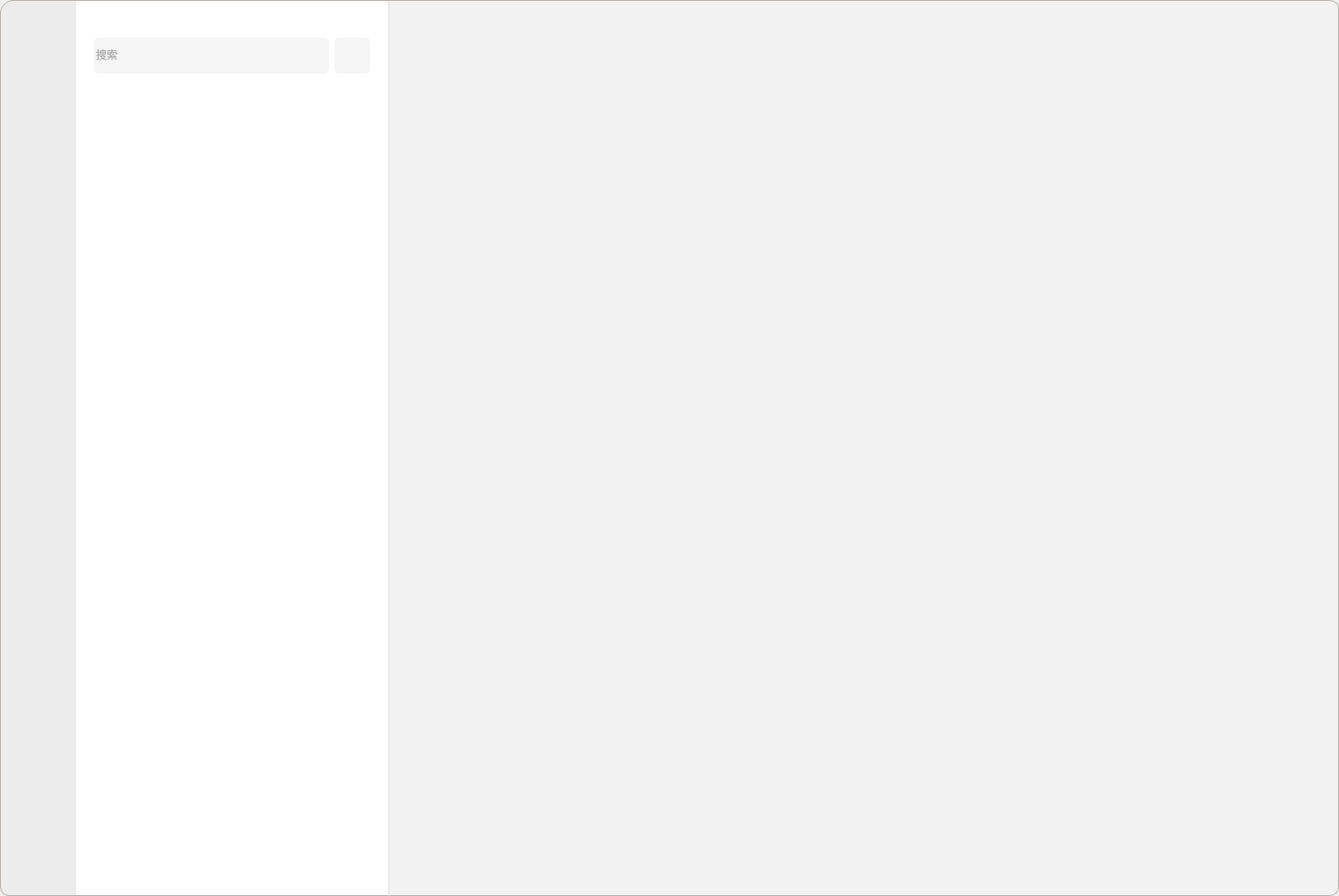
<?xml version="1.0" encoding="UTF-8"?>
<ui version="4.0">
 <class>MainWindow</class>
 <widget class="QMainWindow" name="MainWindow">
  <property name="enabled">
   <bool>true</bool>
  </property>
  <property name="geometry">
   <rect>
    <x>0</x>
    <y>0</y>
    <width>1494</width>
    <height>1000</height>
   </rect>
  </property>
  <property name="minimumSize">
   <size>
    <width>800</width>
    <height>300</height>
   </size>
  </property>
  <property name="maximumSize">
   <size>
    <width>16777215</width>
    <height>16777215</height>
   </size>
  </property>
  <property name="windowTitle">
   <string>MainWindow</string>
  </property>
  <property name="windowIcon">
   <iconset resource="icons.qrc">
    <normaloff>:/imgs/head_icon1.jpg</normaloff>:/imgs/head_icon1.jpg</iconset>
  </property>
  <property name="styleSheet">
   <string notr="true"/>
  </property>
  <widget class="QWidget" name="centralwidget">
   <property name="styleSheet">
    <string notr="true"/>
   </property>
   <layout class="QHBoxLayout" name="horizontalLayout">
    <property name="spacing">
     <number>0</number>
    </property>
    <property name="leftMargin">
     <number>0</number>
    </property>
    <property name="topMargin">
     <number>0</number>
    </property>
    <property name="rightMargin">
     <number>0</number>
    </property>
    <property name="bottomMargin">
     <number>0</number>
    </property>
    <item>
     <widget class="QWidget" name="widgetLeft" native="true">
      <property name="sizePolicy">
       <sizepolicy hsizetype="Expanding" vsizetype="Expanding">
        <horstretch>0</horstretch>
        <verstretch>0</verstretch>
       </sizepolicy>
      </property>
      <property name="minimumSize">
       <size>
        <width>85</width>
        <height>300</height>
       </size>
      </property>
      <property name="maximumSize">
       <size>
        <width>85</width>
        <height>16777215</height>
       </size>
      </property>
      <property name="styleSheet">
       <string notr="true">QWidget#widgetLeft{
	background-color: transparent;
}
</string>
      </property>
      <layout class="QVBoxLayout" name="verticalLayout_4">
       <property name="spacing">
        <number>0</number>
       </property>
       <property name="leftMargin">
        <number>0</number>
       </property>
       <property name="topMargin">
        <number>0</number>
       </property>
       <property name="rightMargin">
        <number>0</number>
       </property>
       <property name="bottomMargin">
        <number>0</number>
       </property>
       <item>
        <widget class="QWidget" name="widgetLeftTop" native="true">
         <property name="sizePolicy">
          <sizepolicy hsizetype="Expanding" vsizetype="Expanding">
           <horstretch>0</horstretch>
           <verstretch>0</verstretch>
          </sizepolicy>
         </property>
         <property name="styleSheet">
          <string notr="true">QToolButton{
	background-color:transparent;
	border:none;
}
QToolButton:hover{
	background-color:rgb(242, 242, 242);
	border:none;
}
QWidget#widgetLeftTop
{
	background-color: rgba(235, 235, 235, 200);
	border-top: 1px solid rgb(181,175,168);
	border-left: 1px solid rgb(181,175,168);
	border-top-left-radius: 15px;
}</string>
         </property>
         <layout class="QVBoxLayout" name="verticalLayout_2">
          <property name="spacing">
           <number>12</number>
          </property>
          <property name="leftMargin">
           <number>14</number>
          </property>
          <item>
           <spacer name="verticalSpacer_4">
            <property name="orientation">
             <enum>Qt::Vertical</enum>
            </property>
            <property name="sizeType">
             <enum>QSizePolicy::Preferred</enum>
            </property>
            <property name="sizeHint" stdset="0">
             <size>
              <width>20</width>
              <height>25</height>
             </size>
            </property>
           </spacer>
          </item>
          <item>
           <widget class="roundedLabel" name="labelUserAvatar">
            <property name="minimumSize">
             <size>
              <width>56</width>
              <height>56</height>
             </size>
            </property>
            <property name="maximumSize">
             <size>
              <width>56</width>
              <height>56</height>
             </size>
            </property>
            <property name="sizeIncrement">
             <size>
              <width>0</width>
              <height>0</height>
             </size>
            </property>
            <property name="styleSheet">
             <string notr="true"/>
            </property>
            <property name="text">
             <string/>
            </property>
            <property name="pixmap">
             <pixmap resource="icons.qrc">:/imgs/head_icon1.jpg</pixmap>
            </property>
            <property name="scaledContents">
             <bool>true</bool>
            </property>
           </widget>
          </item>
          <item>
           <spacer name="verticalSpacer_2">
            <property name="orientation">
             <enum>Qt::Vertical</enum>
            </property>
            <property name="sizeType">
             <enum>QSizePolicy::Preferred</enum>
            </property>
            <property name="sizeHint" stdset="0">
             <size>
              <width>20</width>
              <height>25</height>
             </size>
            </property>
           </spacer>
          </item>
          <item>
           <widget class="QToolButton" name="toolButtonMsg">
            <property name="minimumSize">
             <size>
              <width>55</width>
              <height>55</height>
             </size>
            </property>
            <property name="styleSheet">
             <string notr="true">QToolButton:hover{
	background-position: center;
	background-repeat: no-repeat;
	width:35px;
	height:35px;
}</string>
            </property>
            <property name="text">
             <string/>
            </property>
            <property name="icon">
             <iconset resource="icons.qrc">
              <normaloff>:/imgs/nav_message_normal_24.svg</normaloff>:/imgs/nav_message_normal_24.svg</iconset>
            </property>
            <property name="iconSize">
             <size>
              <width>35</width>
              <height>35</height>
             </size>
            </property>
            <property name="checkable">
             <bool>false</bool>
            </property>
            <property name="popupMode">
             <enum>QToolButton::DelayedPopup</enum>
            </property>
            <property name="autoRaise">
             <bool>false</bool>
            </property>
           </widget>
          </item>
          <item>
           <widget class="QToolButton" name="toolButtonFriend">
            <property name="minimumSize">
             <size>
              <width>55</width>
              <height>55</height>
             </size>
            </property>
            <property name="text">
             <string/>
            </property>
            <property name="icon">
             <iconset resource="icons.qrc">
              <normaloff>:/imgs/nav_contact_normal_24.svg</normaloff>:/imgs/nav_contact_normal_24.svg</iconset>
            </property>
            <property name="iconSize">
             <size>
              <width>35</width>
              <height>35</height>
             </size>
            </property>
            <property name="checkable">
             <bool>false</bool>
            </property>
            <property name="popupMode">
             <enum>QToolButton::DelayedPopup</enum>
            </property>
            <property name="autoRaise">
             <bool>false</bool>
            </property>
           </widget>
          </item>
          <item>
           <widget class="QToolButton" name="toolButton_3">
            <property name="minimumSize">
             <size>
              <width>55</width>
              <height>55</height>
             </size>
            </property>
            <property name="text">
             <string/>
            </property>
            <property name="icon">
             <iconset resource="icons.qrc">
              <normaloff>:/imgs/nav_qq_zone_normal_16.svg</normaloff>:/imgs/nav_qq_zone_normal_16.svg</iconset>
            </property>
            <property name="iconSize">
             <size>
              <width>35</width>
              <height>35</height>
             </size>
            </property>
           </widget>
          </item>
          <item>
           <widget class="QToolButton" name="toolButton_4">
            <property name="minimumSize">
             <size>
              <width>55</width>
              <height>55</height>
             </size>
            </property>
            <property name="text">
             <string/>
            </property>
            <property name="icon">
             <iconset resource="icons.qrc">
              <normaloff>:/imgs/nav_channel_normal_16.svg</normaloff>:/imgs/nav_channel_normal_16.svg</iconset>
            </property>
            <property name="iconSize">
             <size>
              <width>35</width>
              <height>35</height>
             </size>
            </property>
           </widget>
          </item>
          <item>
           <widget class="QToolButton" name="toolButton_5">
            <property name="minimumSize">
             <size>
              <width>55</width>
              <height>55</height>
             </size>
            </property>
            <property name="text">
             <string/>
            </property>
            <property name="icon">
             <iconset resource="icons.qrc">
              <normaloff>:/imgs/nav_game_normal_16.svg</normaloff>:/imgs/nav_game_normal_16.svg</iconset>
            </property>
            <property name="iconSize">
             <size>
              <width>35</width>
              <height>35</height>
             </size>
            </property>
           </widget>
          </item>
          <item>
           <widget class="QToolButton" name="toolButton_6">
            <property name="minimumSize">
             <size>
              <width>55</width>
              <height>55</height>
             </size>
            </property>
            <property name="text">
             <string/>
            </property>
            <property name="icon">
             <iconset resource="icons.qrc">
              <normaloff>:/imgs/nav_qqvideo_normal_24.svg</normaloff>:/imgs/nav_qqvideo_normal_24.svg</iconset>
            </property>
            <property name="iconSize">
             <size>
              <width>35</width>
              <height>35</height>
             </size>
            </property>
           </widget>
          </item>
          <item>
           <widget class="QToolButton" name="toolButton_7">
            <property name="minimumSize">
             <size>
              <width>55</width>
              <height>55</height>
             </size>
            </property>
            <property name="text">
             <string/>
            </property>
            <property name="icon">
             <iconset resource="icons.qrc">
              <normaloff>:/imgs/nav_application_normal_24.svg</normaloff>:/imgs/nav_application_normal_24.svg</iconset>
            </property>
            <property name="iconSize">
             <size>
              <width>35</width>
              <height>35</height>
             </size>
            </property>
           </widget>
          </item>
         </layout>
        </widget>
       </item>
       <item>
        <widget class="QWidget" name="widgetLeftBottom" native="true">
         <property name="sizePolicy">
          <sizepolicy hsizetype="Expanding" vsizetype="Expanding">
           <horstretch>0</horstretch>
           <verstretch>0</verstretch>
          </sizepolicy>
         </property>
         <property name="styleSheet">
          <string notr="true">QToolButton{
	background-color:transparent;
	border:none;
}
QToolButton:hover{
	border:none;
}
QWidget#widgetLeftBottom{
	border-left: 1px solid rgb(181,175,168);
	border-bottom: 1px solid rgb(181,175,168);
	border-bottom-left-radius: 10px;
	background-color: rgba(235, 235, 235, 200);
}</string>
         </property>
         <layout class="QVBoxLayout" name="verticalLayout_3">
          <property name="leftMargin">
           <number>14</number>
          </property>
          <item>
           <spacer name="verticalSpacer_5">
            <property name="orientation">
             <enum>Qt::Vertical</enum>
            </property>
            <property name="sizeHint" stdset="0">
             <size>
              <width>20</width>
              <height>40</height>
             </size>
            </property>
           </spacer>
          </item>
          <item>
           <widget class="QToolButton" name="toolButton_8">
            <property name="minimumSize">
             <size>
              <width>55</width>
              <height>55</height>
             </size>
            </property>
            <property name="text">
             <string/>
            </property>
            <property name="icon">
             <iconset resource="icons.qrc">
              <normaloff>:/imgs/channel_mail_24.svg</normaloff>:/imgs/channel_mail_24.svg</iconset>
            </property>
            <property name="iconSize">
             <size>
              <width>35</width>
              <height>35</height>
             </size>
            </property>
           </widget>
          </item>
          <item>
           <widget class="QToolButton" name="toolButton_10">
            <property name="minimumSize">
             <size>
              <width>55</width>
              <height>55</height>
             </size>
            </property>
            <property name="text">
             <string/>
            </property>
            <property name="icon">
             <iconset resource="icons.qrc">
              <normaloff>:/imgs/folder_24.svg</normaloff>:/imgs/folder_24.svg</iconset>
            </property>
            <property name="iconSize">
             <size>
              <width>35</width>
              <height>35</height>
             </size>
            </property>
           </widget>
          </item>
          <item>
           <widget class="QToolButton" name="toolButton_11">
            <property name="minimumSize">
             <size>
              <width>55</width>
              <height>55</height>
             </size>
            </property>
            <property name="text">
             <string/>
            </property>
            <property name="icon">
             <iconset resource="icons.qrc">
              <normaloff>:/imgs/CoachMark.svg</normaloff>:/imgs/CoachMark.svg</iconset>
            </property>
            <property name="iconSize">
             <size>
              <width>35</width>
              <height>35</height>
             </size>
            </property>
           </widget>
          </item>
          <item>
           <widget class="QToolButton" name="toolButton_9">
            <property name="minimumSize">
             <size>
              <width>55</width>
              <height>55</height>
             </size>
            </property>
            <property name="text">
             <string/>
            </property>
            <property name="icon">
             <iconset resource="icons.qrc">
              <normaloff>:/imgs/More.svg</normaloff>:/imgs/More.svg</iconset>
            </property>
            <property name="iconSize">
             <size>
              <width>35</width>
              <height>35</height>
             </size>
            </property>
           </widget>
          </item>
         </layout>
        </widget>
       </item>
      </layout>
     </widget>
    </item>
    <item>
     <widget class="QWidget" name="widgetMid" native="true">
      <property name="minimumSize">
       <size>
        <width>350</width>
        <height>300</height>
       </size>
      </property>
      <property name="maximumSize">
       <size>
        <width>350</width>
        <height>16777215</height>
       </size>
      </property>
      <property name="styleSheet">
       <string notr="true">background-color: rgb(255, 255, 255);
</string>
      </property>
      <layout class="QVBoxLayout" name="verticalLayout">
       <property name="spacing">
        <number>0</number>
       </property>
       <property name="leftMargin">
        <number>0</number>
       </property>
       <property name="topMargin">
        <number>0</number>
       </property>
       <property name="rightMargin">
        <number>0</number>
       </property>
       <property name="bottomMargin">
        <number>0</number>
       </property>
       <item>
        <widget class="QWidget" name="widgetMidTop" native="true">
         <property name="styleSheet">
          <string notr="true">QWidget#widgetMidTop{
	border-top: 1px solid rgb(181,175,168);
	border-right:2px solid rgb(233,233,233);
	border-bottom:2px solid rgb(233,233,233);
}</string>
         </property>
         <layout class="QVBoxLayout" name="verticalLayout_7">
          <property name="spacing">
           <number>0</number>
          </property>
          <property name="leftMargin">
           <number>0</number>
          </property>
          <property name="topMargin">
           <number>1</number>
          </property>
          <property name="rightMargin">
           <number>2</number>
          </property>
          <property name="bottomMargin">
           <number>0</number>
          </property>
          <item>
           <widget class="QWidget" name="widgetx" native="true">
            <property name="minimumSize">
             <size>
              <width>0</width>
              <height>95</height>
             </size>
            </property>
            <property name="maximumSize">
             <size>
              <width>16777215</width>
              <height>95</height>
             </size>
            </property>
            <property name="styleSheet">
             <string notr="true">background-color: rgb(255, 255, 255);
QWidget#widgetx{
	border-bottom:2px solid rgb(233,233,233);
}</string>
            </property>
            <layout class="QHBoxLayout" name="horizontalLayout_2">
             <property name="leftMargin">
              <number>20</number>
             </property>
             <property name="topMargin">
              <number>37</number>
             </property>
             <property name="rightMargin">
              <number>20</number>
             </property>
             <item>
              <widget class="QLineEdit" name="lineEditSearch">
               <property name="minimumSize">
                <size>
                 <width>244</width>
                 <height>40</height>
                </size>
               </property>
               <property name="font">
                <font>
                 <family>Microsoft YaHei</family>
                </font>
               </property>
               <property name="styleSheet">
                <string notr="true">color:rgb(170,170,170);
background-color: rgb(245,245,245);
border:none;
border-radius:5px</string>
               </property>
               <property name="text">
                <string>搜索</string>
               </property>
              </widget>
             </item>
             <item>
              <widget class="QToolButton" name="btnAdd">
               <property name="minimumSize">
                <size>
                 <width>40</width>
                 <height>40</height>
                </size>
               </property>
               <property name="styleSheet">
                <string notr="true">background-color: rgb(245,245,245);
border:none;
border-radius:5px;</string>
               </property>
               <property name="text">
                <string/>
               </property>
               <property name="icon">
                <iconset resource="icons.qrc">
                 <normaloff>:/imgs/add_24.svg</normaloff>:/imgs/add_24.svg</iconset>
               </property>
               <property name="iconSize">
                <size>
                 <width>16</width>
                 <height>16</height>
                </size>
               </property>
              </widget>
             </item>
            </layout>
           </widget>
          </item>
         </layout>
        </widget>
       </item>
       <item>
        <widget class="QWidget" name="widgetMidBottom" native="true">
         <property name="styleSheet">
          <string notr="true">QWidget#widgetMidBottom{
	border-bottom: 1px solid rgb(181,175,168);
	border-right: 2px solid rgb(233,233,233)
}</string>
         </property>
         <layout class="QVBoxLayout" name="verticalLayout_6">
          <property name="spacing">
           <number>0</number>
          </property>
          <property name="leftMargin">
           <number>0</number>
          </property>
          <property name="topMargin">
           <number>0</number>
          </property>
          <property name="rightMargin">
           <number>2</number>
          </property>
          <property name="bottomMargin">
           <number>1</number>
          </property>
          <item>
           <widget class="QStackedWidget" name="stackedWidget">
            <widget class="QWidget" name="page"/>
            <widget class="QWidget" name="page_2"/>
           </widget>
          </item>
         </layout>
        </widget>
       </item>
      </layout>
     </widget>
    </item>
    <item>
     <widget class="QWidget" name="widgetRight" native="true">
      <property name="styleSheet">
       <string notr="true"/>
      </property>
      <layout class="QVBoxLayout" name="verticalLayout_8">
       <property name="spacing">
        <number>0</number>
       </property>
       <property name="leftMargin">
        <number>0</number>
       </property>
       <property name="topMargin">
        <number>0</number>
       </property>
       <property name="rightMargin">
        <number>0</number>
       </property>
       <property name="bottomMargin">
        <number>0</number>
       </property>
       <item>
        <widget class="QWidget" name="widgetRightTop" native="true">
         <property name="styleSheet">
          <string notr="true">QPushButton{
	background-color: transparent;
	border:none;
}

QPushButton:hover{
	background-color: rgb(233, 233, 233);
	border:none;
}
QWidget#widgetRightTop{
	border-top: 1px solid rgb(181,175,168);
	background-color: rgb(242, 242, 242);
	border-right: 1px solid rgb(181,175,168);
	border-top-right-radius:10px;
}</string>
         </property>
         <layout class="QHBoxLayout" name="horizontalLayout_3">
          <property name="spacing">
           <number>0</number>
          </property>
          <property name="leftMargin">
           <number>0</number>
          </property>
          <property name="topMargin">
           <number>1</number>
          </property>
          <property name="rightMargin">
           <number>1</number>
          </property>
          <property name="bottomMargin">
           <number>0</number>
          </property>
          <item>
           <spacer name="horizontalSpacer">
            <property name="orientation">
             <enum>Qt::Horizontal</enum>
            </property>
            <property name="sizeHint" stdset="0">
             <size>
              <width>882</width>
              <height>20</height>
             </size>
            </property>
           </spacer>
          </item>
          <item>
           <widget class="QPushButton" name="btnFold">
            <property name="minimumSize">
             <size>
              <width>45</width>
              <height>38</height>
             </size>
            </property>
            <property name="text">
             <string/>
            </property>
            <property name="icon">
             <iconset resource="icons.qrc">
              <normaloff>:/imgs/switch_panel_16.svg</normaloff>:/imgs/switch_panel_16.svg</iconset>
            </property>
            <property name="iconSize">
             <size>
              <width>24</width>
              <height>24</height>
             </size>
            </property>
           </widget>
          </item>
          <item>
           <widget class="QPushButton" name="btnMini">
            <property name="minimumSize">
             <size>
              <width>45</width>
              <height>38</height>
             </size>
            </property>
            <property name="text">
             <string/>
            </property>
            <property name="icon">
             <iconset resource="icons.qrc">
              <normaloff>:/imgs/minimize_16.svg</normaloff>:/imgs/minimize_16.svg</iconset>
            </property>
            <property name="iconSize">
             <size>
              <width>24</width>
              <height>24</height>
             </size>
            </property>
           </widget>
          </item>
          <item>
           <widget class="QPushButton" name="btnMax">
            <property name="minimumSize">
             <size>
              <width>45</width>
              <height>38</height>
             </size>
            </property>
            <property name="text">
             <string/>
            </property>
            <property name="icon">
             <iconset resource="icons.qrc">
              <normaloff>:/imgs/max_16.svg</normaloff>:/imgs/max_16.svg</iconset>
            </property>
            <property name="iconSize">
             <size>
              <width>24</width>
              <height>24</height>
             </size>
            </property>
           </widget>
          </item>
          <item>
           <widget class="QPushButton" name="btnClose">
            <property name="minimumSize">
             <size>
              <width>45</width>
              <height>38</height>
             </size>
            </property>
            <property name="text">
             <string/>
            </property>
            <property name="icon">
             <iconset resource="icons.qrc">
              <normaloff>:/imgs/Close.svg</normaloff>:/imgs/Close.svg</iconset>
            </property>
            <property name="iconSize">
             <size>
              <width>24</width>
              <height>24</height>
             </size>
            </property>
           </widget>
          </item>
         </layout>
        </widget>
       </item>
       <item>
        <widget class="QWidget" name="widgetRightBottom" native="true">
         <property name="styleSheet">
          <string notr="true">QWidget#widgetRightBottom{
	border-bottom-right-radius:10px;
	background-color: rgb(242, 242, 242);
	border-bottom: 1px solid rgb(181,175,168);
	border-right: 1px solid rgb(181,175,168);
}</string>
         </property>
         <layout class="QHBoxLayout" name="hLayoutRightBottom">
          <property name="spacing">
           <number>0</number>
          </property>
          <property name="leftMargin">
           <number>0</number>
          </property>
          <property name="topMargin">
           <number>0</number>
          </property>
          <property name="rightMargin">
           <number>1</number>
          </property>
          <property name="bottomMargin">
           <number>1</number>
          </property>
          <item>
           <widget class="QStackedWidget" name="stackedWidgetChat">
            <property name="styleSheet">
             <string notr="true"/>
            </property>
            <widget class="QWidget" name="pageBlank">
             <property name="styleSheet">
              <string notr="true">background:transparent;</string>
             </property>
            </widget>
            <widget class="QWidget" name="page_4"/>
           </widget>
          </item>
         </layout>
        </widget>
       </item>
      </layout>
     </widget>
    </item>
   </layout>
  </widget>
 </widget>
 <customwidgets>
  <customwidget>
   <class>roundedLabel</class>
   <extends>QLabel</extends>
   <header location="global">customitem/roundedlabel.h</header>
  </customwidget>
 </customwidgets>
 <resources>
  <include location="icons.qrc"/>
 </resources>
 <connections/>
</ui>
